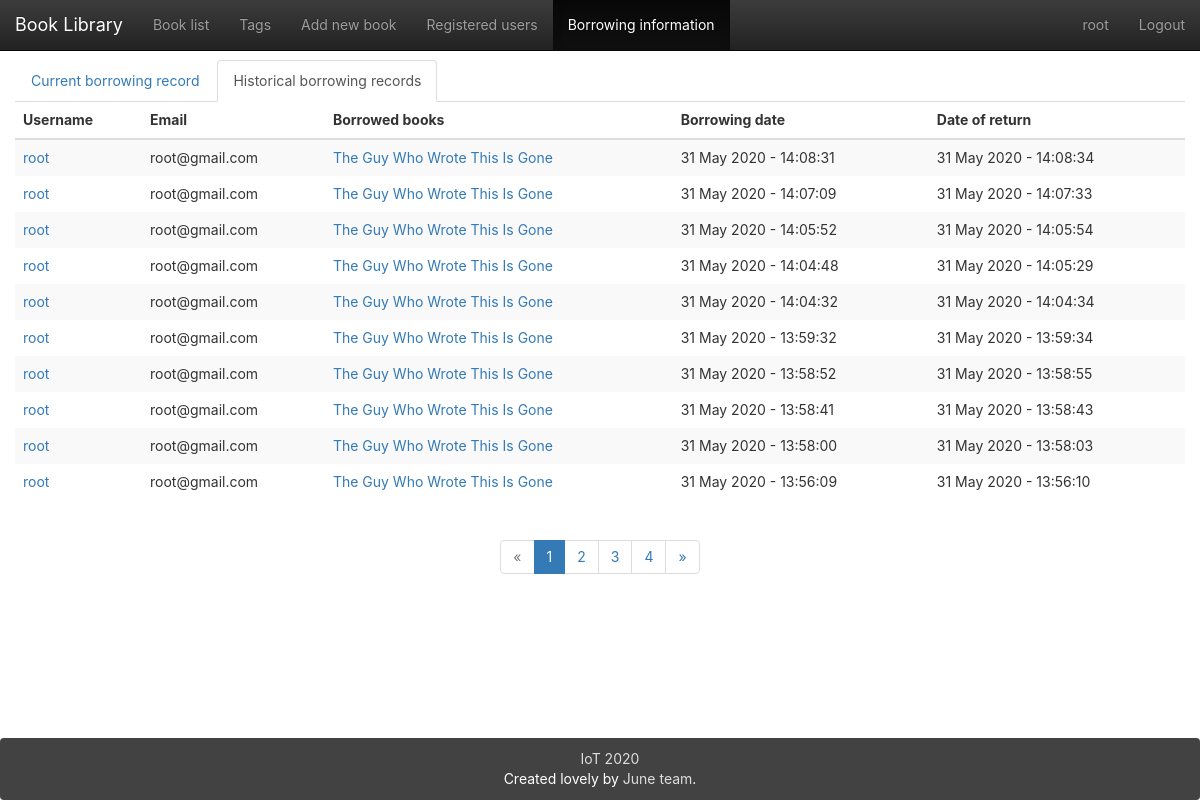
/logs_info/?show=1 (signed in), run on the app's committed database.
### app/models.py (models this page shows, shortened)
class User(UserMixin, db.Model):
    __tablename__ = 'users'
    id = db.Column(db.Integer, primary_key=True)
    email = db.Column(db.String(64), unique=True)
    name = db.Column(db.String(64))
    password_hash = db.deferred(db.Column(db.String(128)))
    major = db.Column(db.String(128))
    role_id = db.Column(db.Integer, db.ForeignKey('roles.id'))
    headline = db.Column(db.String(32), nullable=True)
    about_me = db.deferred(db.Column(db.Text, nullable=True))
    about_me_html = db.deferred(db.Column(db.Text, nullable=True))
    avatar = db.Column(db.String(128))
    category = db.Column(db.Integer)
    member_since = db.Column(db.DateTime(), default=datetime.utcnow)
    balance = db.Column(db.Float())
    transactions = db.relationship('Transaction',
                           backref=db.backref('user', lazy='joined'),
                           lazy='dynamic',
                           cascade='all, delete-orphan')
    @property
    def password(self):
        raise AttributeError('password is not readable attribute')
    def can(self, permissions):
        return self.role is not None and \
               (self.role.permissions & permissions) == permissions
    logs = db.relationship('Log',
                           backref=db.backref('user', lazy='joined'),
                           lazy='dynamic',
                           cascade='all, delete-orphan')
    comments = db.relationship('Comment',
                               backref=db.backref('user', lazy='joined'),
                               lazy='dynamic',
                               cascade='all, delete-orphan')

class Log(db.Model):
    __tablename__ = 'logs'
    id = db.Column(db.Integer, primary_key=True)
    user_id = db.Column(db.Integer, db.ForeignKey('users.id'))
    book_id = db.Column(db.Integer, db.ForeignKey('books.id'))
    borrow_timestamp = db.Column(db.DateTime, default=datetime.now())
    return_timestamp = db.Column(db.DateTime, default=datetime.now())
    returned = db.Column(db.Boolean, default=0)
    return_request = db.Column(db.Boolean, default=0)

class Book(db.Model):
    __tablename__ = 'books'
    id = db.Column(db.Integer, primary_key=True)
    isbn = db.Column(db.String(16), unique=True)
    title = db.Column(db.String(128))
    origin_title = db.Column(db.String(128))
    subtitle = db.Column(db.String(128))
    author = db.Column(db.String(128))
    translator = db.Column(db.String(64))
    publisher = db.Column(db.String(64))
    image = db.Column(db.String(128))
    pubdate = db.Column(db.String(32))
    pages = db.Column(db.Integer)
    price = db.Column(db.String(16))
    binding = db.Column(db.String(16))
    numbers = db.Column(db.Integer, default=5)
    summary = db.deferred(db.Column(db.Text, default=""))
    summary_html = db.deferred(db.Column(db.Text))
    catalog = db.deferred(db.Column(db.Text, default=""))
    catalog_html = db.deferred(db.Column(db.Text))
    hidden = db.Column(db.Boolean, default=0)
    transactions = db.relationship('Transaction',
                           backref=db.backref('book', lazy='joined'),
                           lazy='dynamic',
                           cascade='all, delete-orphan')
    logs = db.relationship('Log',
                           backref=db.backref('book', lazy='joined'),
                           lazy='dynamic',
                           cascade='all, delete-orphan')
    comments = db.relationship('Comment', backref='book',
                               lazy='dynamic',
                               cascade='all, delete-orphan')
    @property
    def tags_string(self):
        return ",".join([tag.name for tag in self.tags.all()])

### app/main/log/views.py (the view)
@log.route('/')
@login_required
def index():
    show = request.args.get('show', 0, type=int)
    if show != 0:
        show = 1
    page = request.args.get('page', 1, type=int)
    pagination = Log.query.filter_by(returned=show).order_by(Log.borrow_timestamp.desc()).paginate(page, per_page=10)
    logs = pagination.items
    return render_template("logs_info.html", logs=logs, pagination=pagination, title=u"Borrowing information")

### app/main/log/templates/logs_info.html (shortened to what this page needs)
{% extends "base.html" %}
{% from "bootstrap/pagination.html" import render_pagination %}
{% block mycontent %}
    <ul class="nav nav-tabs" role="tablist">
        {% if request.args.get('show',0)!='1' %}
            <li role="presentation" class="active"><a href="#" role="tab">Current borrowing record</a></li>
            <li role="presentation"><a href="{{ url_for('log.index',show=1) }}" role="tab">Historical borrowing records</a></li>
        {% else %}
            <li role="presentation"><a href="{{ url_for('log.index',show=0) }}" role="tab">Current borrowing record</a></li>
            <li role="presentation" class="active"><a href="#" role="tab">Historical borrowing records</a></li>
        {% endif %}
    </ul>
    <div class="tab-content">
        {% if request.args.get('show',0)!='1' %}
            <table class="table table-striped table-hover">
                <thead class="hidden-xs">
                <tr>
                    <th>Username</th>
                    <th>Email</th>
                    <th>Borrowed books</th>
                    <th>Borrowing date</th>
                    <th>Due date</th>
                    {%- if current_user.is_authenticated -%}
                        <th>Operations</th>
                    {%- endif -%}
                </tr>
                </thead>
                <tbody>
                {% for log in logs %}
                    <tr class="animated fadeIn delay-{{ loop.index0 }}">
                        <td><a href="{{ url_for('user.detail' ,user_id=log.user.id) }}">{{ log.user.name }}</a>
                            <a class="visible-xs-block"
                               href="{{ url_for('book.detail',book_id=log.book.id) }}">{{ log.book.title }}</a>
                            <p class="visible-xs-block">Borrowing date: <span
                                    class="line-wrap">{{ log.borrow_timestamp.strftime('%d %B %Y - %H:%M:%S') }}</span>
                            </p>
                            <p class="visible-xs-block">Due date: <span
                                    class="line-wrap">{{ log.return_timestamp.strftime('%d %B %Y - %H:%M:%S') }}</span>
                            </p>
                            {%- if current_user.is_authenticated -%}
                                {% if current_user.id == log.user.id %}
                                    <a class="btn btn-primary visible-xs-block"
                                       href="{{ url_for('log.book_return',log_id=log.id,next=request.path) }}">
                                        Return
                                    </a>
                                {% else %}
                                    <button class="btn btn-warning visible-xs-block btn-block" disabled>To be returned</button>
                                {% endif %}
                            {%- endif -%}
                        </td>
                        <td class="hidden-xs">{{ log.user.email }}</td>
                        <td class="hidden-xs"><a
                                href="{{ url_for('book.detail',book_id=log.book.id) }}">{{ log.book.title }}</a></td>
                        <td class="hidden-xs">{{ log.borrow_timestamp.strftime('%d %B %Y - %H:%M:%S') }}</td>
                        <td class="hidden-xs">{{ log.return_timestamp.strftime('%d %B %Y - %H:%M:%S') }}</td>
                        {%- if current_user.is_authenticated -%}
                            <td class="hidden-xs">
                            {% if current_user.id == log.user.id %}
                                {% if log.return_request == false %}
                                    <a class="btn btn-primary btn-block"
                                       href="{{ url_for('log.book_return',log_id=log.id,next=request.path) }}">
                                        Return
                                    </a>
                                {% elif not current_user.can(Permission.APPROVE_REQUEST_RETURN)%}
                                    <a class="btn  btn-secondary  btn-block" disabled="disabled">
                                        Wait
                                    </a>
                                {% else %}
                                     <a class="btn btn-success btn-block"
                                    href="{{ url_for('log.book_approve_return',log_id=log.id,next=request.path, fine=0) }}">Good</a>
                                    <a class="btn btn-danger btn-block"
                                    href="{{ url_for('log.book_approve_return',log_id=log.id,next=request.path, fine=1) }}">Bad</a>
                                {% endif %}
                            {% else %}
                                {% if current_user.can(Permission.APPROVE_REQUEST_RETURN) and log.return_request == true %}
                                    <a class="btn btn-success btn-block"
                                    href="{{ url_for('log.book_approve_return',log_id=log.id,next=request.path) }}">Good</a>
                                    <a class="btn btn-danger btn-block"
                                    href="{{ url_for('log.book_approve_return',log_id=log.id,next=request.path) }}">Bad</a>
                                {% else %}
                                    <button class="btn btn-warning btn-block" disabled>To be returned</button>
                                {% endif %}
                            {% endif %}
                        {%- endif -%}
                        </td>
                    </tr>
                {% endfor %}
                </tbody>
            </table>
        {% else %}
            <table class="table table-striped table-hover">
                <thead class="hidden-xs">
                <tr>
                    <th>Username</th>
                    <th>Email</th>
                    <th>Borrowed books</th>
                    <th>Borrowing date</th>
                    <th>Date of return</th>
                </tr>
                </thead>
                <tbody>
                {% for log in logs %}
                    <tr class="animated fadeIn delay-{{ loop.index0 }}">
                        <td><a href="{{ url_for('user.detail' ,user_id=log.user.id) }}">{{ log.user.name }}</a>
                        </td>
                        <td class="hidden-xs">{{ log.user.email }}</td>
                        <td class="hidden-xs"><a
                                href="{{ url_for('book.detail',book_id=log.book.id) }}">{{ log.book.title }}</a></td>
                        <td class="hidden-xs">{{ log.borrow_timestamp.strftime('%d %B %Y - %H:%M:%S') }}</td>
                        <td class="hidden-xs">{{ log.return_timestamp.strftime('%d %B %Y - %H:%M:%S') }}</td>
                    </tr>
                {% endfor %}
                </tbody>
            </table>
            </div>
        {% endif %}
    {% if pagination and pagination.pages > 1 %}
        <div class="container-fluid text-center">
            {{ render_pagination(pagination) }}
        </div>
    {% endif %}
{% endblock %}

### app/templates/base.html (shortened to what this page needs)
{%- extends "bootstrap/base.html" -%}
{%- from 'bootstrap/utils.html' import flashed_messages,icon -%}
{%- block styles -%}
    <link href="{{ url_for('static',filename='css/bootstrap.min.css') }}" rel="stylesheet">
    <link href="{{ url_for('static',filename='css/bootstrap-theme.min.css') }}" rel="stylesheet">
    <link href="{{ url_for('static',filename='css/main.css') }}" rel="stylesheet">
{%- endblock -%}
{%- block body_attribs %} class="Site"{%- endblock -%}
{%- block navbar -%}
    <nav class="navbar  navbar-inverse navbar-fixed-top">
        <div class="container-fluid">
            <div class="navbar-header">
                <a class="navbar-brand" href="{{ url_for('main.index') }}">Book Library</a>
            </div>
            <div class="collapse navbar-collapse" id="bs-example-navbar-collapse-1">
                <ul class="nav navbar-nav">
                    <li {%- if request.path == url_for('book.index') %} class="active"{%- endif -%} ><a
                            href="{{ url_for('book.index') }}">Book list</a></li>
                    {%- if current_user.is_authenticated -%}
                        <li {%- if request.path == url_for('book.tags') %} class="active"{%- endif -%} ><a
                                href="{{ url_for('book.tags') }}">Tags</a></li>
                        {%- if current_user.can(Permission.ADD_BOOK) -%}
                            <li {%- if request.path == url_for('book.add') %} class="active"{%- endif -%} ><a
                                    href="{{ url_for('book.add') }}">Add new book</a></li>
                        {%- endif -%}
                        <li {%- if request.path == url_for('user.index') %} class="active"{%- endif -%} ><a
                                href="{{ url_for('user.index') }}">Registered users</a></li>
                        <li {%- if request.path == url_for('log.index') %} class="active"{%- endif -%} ><a
                                href="{{ url_for('log.index') }}">Borrowing information</a></li>
                    {%- endif -%}
                </ul>
                <ul class="nav navbar-nav navbar-right">
                    {%- if current_user.is_authenticated -%}
                        <li  >
                            <a href="{{ url_for('user.detail',user_id=current_user.id) }}">{{ current_user.name }}</a>
                        </li>
                        <li><a href="{{ url_for('auth.logout') }}">Logout</a></li>
                    {%- else -%}
                        <li><a href="{{ url_for('auth.login') }}">Login</a></li>
                    {%- endif -%}
                </ul>
            </div>
        </div>
    </nav>
{%- endblock -%}
{%- block content -%}
    <main class="container-fluid Site-content">
        {%- block mycontent -%}{%- endblock -%}
    </main>
    <footer class="panel panel-inverse">
        <div id="site-footer-content">
            <div><a href="https://github.com/falsefox13/Library" target="_blank"><span
                    class="icon icon--github"><svg
                    viewBox="0 0 16 16">
                </svg></span><span class="username"> IoT 2020 </span></a></div>
            <span class="line-wrap">Created lovely by <a href="https://github.com/falsefox13/Library">June team</a>.</span>
        </div>
    </footer>
{%- endblock -%}

### data on the page
User: name "root"
Log: user.name "root", user.email "root@gmail.com", book "The Guy Who Wrote This Is Gone", borrow_timestamp "31 May 2020 - 14:08:31", return_timestamp "31 May 2020 - 14:08:34"
Log: user.name "root", user.email "root@gmail.com", book "The Guy Who Wrote This Is Gone", borrow_timestamp "31 May 2020 - 14:07:09", return_timestamp "31 May 2020 - 14:07:33"
Log: user.name "root", user.email "root@gmail.com", book "The Guy Who Wrote This Is Gone", borrow_timestamp "31 May 2020 - 14:05:52", return_timestamp "31 May 2020 - 14:05:54"
Log: user.name "root", user.email "root@gmail.com", book "The Guy Who Wrote This Is Gone", borrow_timestamp "31 May 2020 - 14:04:48", return_timestamp "31 May 2020 - 14:05:29"
Log: user.name "root", user.email "root@gmail.com", book "The Guy Who Wrote This Is Gone", borrow_timestamp "31 May 2020 - 14:04:32", return_timestamp "31 May 2020 - 14:04:34"
Log: user.name "root", user.email "root@gmail.com", book "The Guy Who Wrote This Is Gone", borrow_timestamp "31 May 2020 - 13:59:32", return_timestamp "31 May 2020 - 13:59:34"
Log: user.name "root", user.email "root@gmail.com", book "The Guy Who Wrote This Is Gone", borrow_timestamp "31 May 2020 - 13:58:52", return_timestamp "31 May 2020 - 13:58:55"
Log: user.name "root", user.email "root@gmail.com", book "The Guy Who Wrote This Is Gone", borrow_timestamp "31 May 2020 - 13:58:41", return_timestamp "31 May 2020 - 13:58:43"
Log: user.name "root", user.email "root@gmail.com", book "The Guy Who Wrote This Is Gone", borrow_timestamp "31 May 2020 - 13:58:00", return_timestamp "31 May 2020 - 13:58:03"
Log: user.name "root", user.email "root@gmail.com", book "The Guy Who Wrote This Is Gone", borrow_timestamp "31 May 2020 - 13:56:09", return_timestamp "31 May 2020 - 13:56:10"

### other printed values
{{ render_pagination(pagination) }} "« 1 2 3 4 »"
